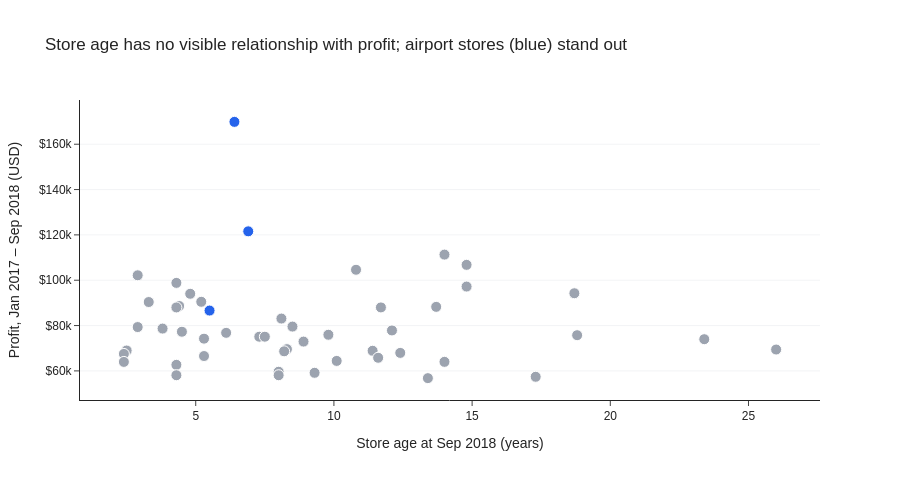

Write notebook code for a chart like this one.
### Code cell
fig = px.scatter(
    df_store,
    x='age_years',
    y='profit',
    hover_name='store_name',
    hover_data={'store_location': True, 'profit': ':$,.0f'},
    labels={
        'age_years': 'Store age at Sep 2018 (years)',
        'profit': 'Profit, Jan 2017 – Sep 2018 (USD)',
        'store_location': 'Location',
    },
    title='Store age has no visible relationship with profit; airport stores (blue) stand out',
    height=480,
)
fig.update_traces(
    marker=dict(
        size=11,
        color=[HIGHLIGHT if loc == 'Airport' else '#9CA3AF' for loc in df_store['store_location']],
        line=dict(width=1, color='white'),
    )
)
fig.update_yaxes(tickprefix='$', showgrid=True, gridcolor='#F3F4F6')
fig.show()

### Figure 1 — Plotly figure (JSON) as saved in the notebook; plotly's stock layout.template omitted (floating-point values rounded to 4 significant figures)
{"data": [{"customdata": [["Airport"], ["Airport"], ["Downtown"], ["Downtown"], ["Downtown"], ["Downtown"], ["Commercial"], ["Commercial"], ["Downtown"], ["Residential"], ["Downtown"], ["Commercial"], ["Downtown"], ["Downtown"], ["Downtown"], ["Downtown"], ["Airport"], ["Downtown"], ["Commercial"], ["Commercial"], ["Residential"], ["Downtown"], ["Downtown"], ["Residential"], ["Commercial"], ["Commercial"], ["Commercial"], ["Downtown"], ["Downtown"], ["Residential"], ["Downtown"], ["Commercial"], ["Residential"], ["Commercial"], ["Downtown"], ["Downtown"], ["Downtown"], ["Residential"], ["Downtown"], ["Downtown"], ["Downtown"], ["Downtown"], ["Downtown"], ["Downtown"], ["Downtown"], ["Downtown"], ["Commercial"], ["Commercial"], ["Downtown"], ["Downtown"]], "hovertemplate": "<b>%{hovertext}</b><br><br>Store age at Sep 2018 (years)=%{x}<br>Profit, Jan 2017 – Sep 2018 (USD)=%{y:$,.0f}<br>Location=%{customdata[0]}<extra></extra>", "hovertext": ["Maven Toys Ciudad de Mexico 2", "Maven Toys Guadalajara 3", "Maven Toys Ciudad de Mexico 1", "Maven Toys Monterrey 2", "Maven Toys Toluca 1", "Maven Toys Guadalajara 4", "Maven Toys Hermosillo 3", "Maven Toys Mexicali 1", "Maven Toys Saltillo 1", "Maven Toys Ciudad de Mexico 3", "Maven Toys Morelia 1", "Maven Toys Ciudad de Mexico 4", "Maven Toys Xalapa 2", "Maven Toys Campeche 1", "Maven Toys Guanajuato 1", "Maven Toys Hermosillo 2", "Maven Toys Monterrey 3", "Maven Toys Ciudad Victoria 1", "Maven Toys Guanajuato 2", "Maven Toys Monterrey 4", "Maven Toys Puebla 3", "Maven Toys Mexicali 2", "Maven Toys Chihuahua 2", "Maven Toys Hermosillo 1", "Maven Toys Puebla 1", "Maven Toys Guadalajara 2", "Maven Toys Xalapa 1", "Maven Toys Puebla 2", "Maven Toys Villahermosa 1", "Maven Toys Monterrey 1", "Maven Toys Santiago 1", "Maven Toys Chihuahua 1", "Maven Toys Guadalajara 1", "Maven Toys Saltillo 2", "Maven Toys San Luis Potosi 1", "Maven Toys Aguascalientes 1", "Maven Toys Chetumal 1", "Maven Toys Guanajuato 3", "Maven Toys Chilpancingo 1", "Maven Toys Tuxtla Gutierrez 1", "Maven Toys Merida 1", "Maven Toys Pachuca 1", "Maven Toys Culiacan 1", "Maven Toys Durango 1", "Maven Toys Oaxaca 1", "Maven Toys Zacatecas 1", "Maven Toys Campeche 2", "Maven Toys Toluca 2", "Maven Toys La Paz 1", "Maven Toys Cuernavaca 1"], "legendgroup": "", "marker": {"color": ["#2563EB", "#2563EB", "#9CA3AF", "#9CA3AF", "#9CA3AF", "#9CA3AF", "#9CA3AF", "#9CA3AF", "#9CA3AF", "#9CA3AF", "#9CA3AF", "#9CA3AF", "#9CA3AF", "#9CA3AF", "#9CA3AF", "#9CA3AF", "#2563EB", "#9CA3AF", "#9CA3AF", "#9CA3AF", "#9CA3AF", "#9CA3AF", "#9CA3AF", "#9CA3AF", "#9CA3AF", "#9CA3AF", "#9CA3AF", "#9CA3AF", "#9CA3AF", "#9CA3AF", "#9CA3AF", "#9CA3AF", "#9CA3AF", "#9CA3AF", "#9CA3AF", "#9CA3AF", "#9CA3AF", "#9CA3AF", "#9CA3AF", "#9CA3AF", "#9CA3AF", "#9CA3AF", "#9CA3AF", "#9CA3AF", "#9CA3AF", "#9CA3AF", "#9CA3AF", "#9CA3AF", "#9CA3AF", "#9CA3AF"], "line": {"color": "white", "width": 1}, "size": 11, "symbol": "circle"}, "mode": "markers", "name": "", "orientation": "v", "showlegend": false, "type": "scatter", "x": [6.4, 6.9, 14.0, 14.8, 10.8, 2.9, 4.3, 14.8, 18.7, 4.8, 5.2, 3.3, 4.4, 13.7, 11.7, 4.3, 5.5, 8.1, 8.5, 2.9, 3.8, 12.1, 4.5, 6.1, 9.8, 18.8, 7.3, 7.5, 5.3, 23.4, 8.9, 8.3, 26.0, 2.5, 11.4, 8.2, 12.4, 2.4, 5.3, 11.6, 10.1, 14.0, 2.4, 4.3, 8.0, 9.3, 8.0, 4.3, 17.3, 13.4], "xaxis": "x", "y": [169900.0, 121600.0, 111300.0, 106800.0, 104600.0, 102200.0, 98820.0, 97210.0, 94250.0, 94020.0, 90480.0, 90380.0, 88640.0, 88250.0, 88000.0, 88000.0, 86620.0, 83090.0, 79550.0, 79340.0, 78670.0, 77840.0, 77260.0, 76790.0, 75940.0, 75750.0, 75080.0, 75080.0, 74220.0, 73980.0, 72920.0, 69600.0, 69430.0, 69000.0, 68880.0, 68640.0, 67940.0, 67500.0, 66560.0, 65790.0, 64400.0, 63990.0, 63960.0, 62670.0, 59620.0, 59160.0, 58090.0, 58090.0, 57410.0, 56810.0], "yaxis": "y"}], "layout": {"height": 480, "legend": {"tracegroupgap": 0}, "title": {"text": "Store age has no visible relationship with profit; airport stores (blue) stand out"}, "xaxis": {"anchor": "y", "domain": [0.0, 1.0], "title": {"text": "Store age at Sep 2018 (years)"}}, "yaxis": {"anchor": "x", "domain": [0.0, 1.0], "gridcolor": "#F3F4F6", "showgrid": true, "tickprefix": "$", "title": {"text": "Profit, Jan 2017 – Sep 2018 (USD)"}}}}
